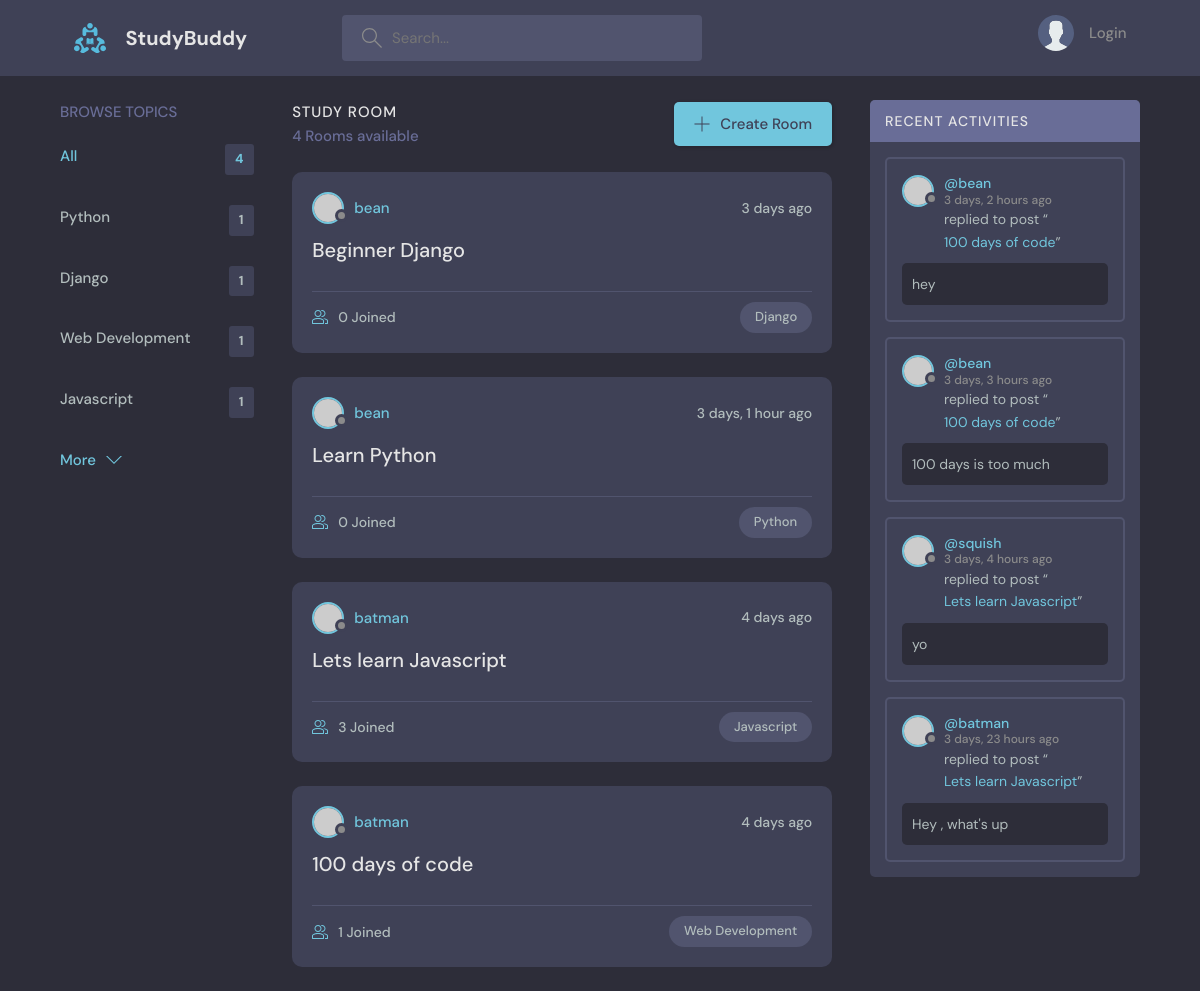
Before: / with the older database file.
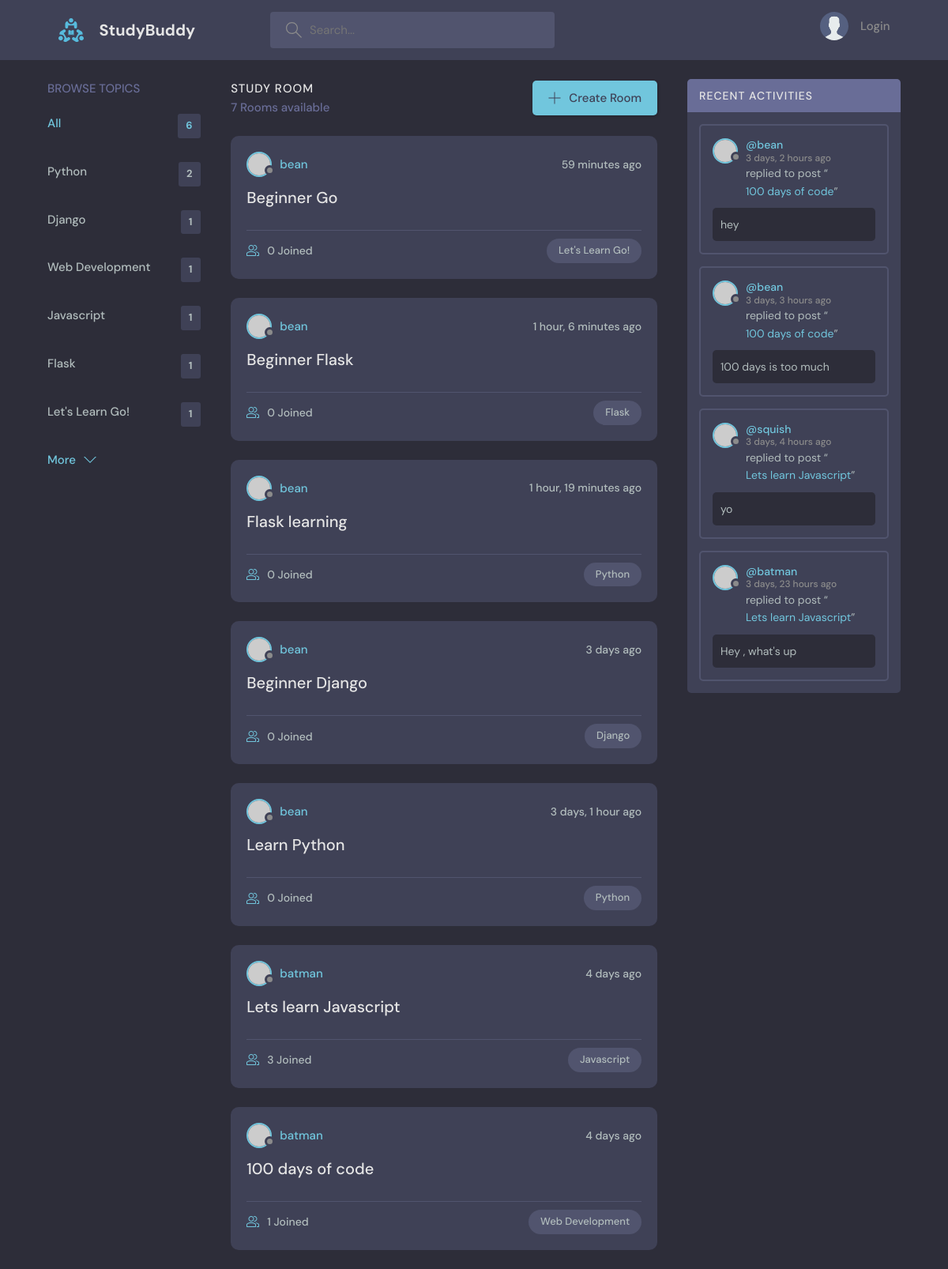
After: the same page with the newer database file.
### base/models.py (models this page shows, shortened)
class Topic(models.Model):
    name = models.CharField(max_length=200)

class Room(models.Model):
    host = models.ForeignKey(User, on_delete=models.SET_NULL, null=True)
    topic = models.ForeignKey(Topic, on_delete=models.SET_NULL, null=True)
    name = models.CharField(max_length=200)
    description = models.TextField(null=True, blank=True)
    participants = models.ManyToManyField(User, related_name='participants', blank=True)
    updated = models.DateTimeField(auto_now=True)
    created = models.DateTimeField(auto_now_add=True)
    class Meta:
        ordering= ['-updated', '-created']
    def __str__(self):
        return self.name

class Message(models.Model):
    user = models.ForeignKey(User, on_delete=models.CASCADE)
    room =  models.ForeignKey(Room, on_delete=models.CASCADE)
    body = models.TextField()
    updated = models.DateTimeField(auto_now=True)
    created = models.DateTimeField(auto_now_add=True)
    class Meta:
        ordering= ['-updated', '-created']

### base/views.py (the view)
# urls.py: path('', views.home, name='home'),
def home(request):
    q = request.GET.get("q") if request.GET.get("q") != None else ""
    rooms = Room.objects.filter(
        Q(topic__name__icontains=q) | Q(name__icontains=q) | Q(description__icontains=q)
    )
    topics = Topic.objects.all()
    room_count = rooms.count()
    room_messages = Message.objects.filter(Q(room__topic__name__icontains=q))
    context = {
        "rooms": rooms,
        "topics": topics,
        "room_count": room_count,
        "room_messages": room_messages,
    }
    return render(request, "base/home.html", context)

### base/templates/base/home.html (shortened to what this page needs)
{% extends 'main.html' %}
{% block content %}
    <main class="layout layout--3">
      <div class="container">
        {% include 'base/topics_component.html' %}
        <div class="roomList">
          <div class="roomList__header">
            <div>
              <h2>Study Room</h2>
              <p>{{room_count}} Rooms available</p>
            </div>
            <a class="btn btn--main" href="{% url 'create-room' %}">
              <svg version="1.1" xmlns="http://www.w3.org/2000/svg" width="32" height="32" viewBox="0 0 32 32">
                <title>add</title>
                <path
                  d="M16.943 0.943h-1.885v14.115h-14.115v1.885h14.115v14.115h1.885v-14.115h14.115v-1.885h-14.115v-14.115z"
                ></path>
              </svg>
              Create Room
            </a>
          </div>
       {% include 'base/feed_component.html' %}
        </div>
        {% include 'base/activity_component.html' %}
      </div>
    </main>
{% endblock content %}

### base/templates/base/topics_component.html
<div class="topics">
  <div class="topics__header">
    <h2>Browse Topics</h2>
  </div>
  <ul class="topics__list">
    <li>
      <a href="{% url 'home' %}" class="active">All <span>{{topics.count}}</span></a>
    </li>
    {% for topic in topics %}
    <li>
      <a href="{% url 'home' %}?q={{topic.name}}">{{topic.name}}<span>{{topic.room_set.all.count}}</span></a>
    </li>
   {% endfor %}
  </ul>
  <a class="btn btn--link" href="topics.html">
    More
    <svg version="1.1" xmlns="http://www.w3.org/2000/svg" width="32" height="32" viewBox="0 0 32 32">
      <title>chevron-down</title>
      <path d="M16 21l-13-13h-3l16 16 16-16h-3l-13 13z"></path>
    </svg>
  </a>
</div>

### base/templates/base/feed_component.html (shortened to what this page needs)
{% for room in rooms %}
<div class="roomListRoom">
  <div class="roomListRoom__header">
    <a href="{% url 'user-profile' room.host.id %}" class="roomListRoom__author">
      <div class="avatar avatar--small">
        <img src="https://randomuser.me/api/portraits/women/11.jpg" />
      </div>
      <span>{{room.host.username}}</span>
    </a>
    <div class="roomListRoom__actions">
      <span>{{room.created|timesince}} ago</span>
    </div>
  </div>
  <div class="roomListRoom__content">
    <a href="{% url 'room' room.id %}">{{room.name}}</a>
  </div>
  <div class="roomListRoom__meta">
    <a href="{% url 'room' room.id %}" class="roomListRoom__joined">
      {{room.participants.all.count}} Joined
    </a>
    <p class="roomListRoom__topic">{{room.topic.name}}</p>
  </div>
</div>
{% endfor %}

### base/templates/base/activity_component.html (shortened to what this page needs)
<div class="activities">
  <div class="activities__header">
    <h2>Recent Activities</h2>
  </div>
  {% for message in room_messages %}
  <div class="activities__box">
    <div class="activities__boxHeader roomListRoom__header">
      <a href="{% url 'user-profile' message.user.id %}" class="roomListRoom__author">
        <div class="avatar avatar--small">
          <img src="https://randomuser.me/api/portraits/women/11.jpg" />
        </div>
        <p>
          @{{message.user}}
          <span>{{message.created|timesince}} ago</span>
        </p>
      </a>
    </div>
    <div class="activities__boxContent">
      <p>replied to post “<a href="{% url 'room' message.room.id %}">{{message.room}}</a>”</p>
      <div class="activities__boxRoomContent">
        {{message.body}}
      </div>
    </div>
  </div>
  {% endfor %}
</div>

Changed rows visible on the page:
computed for Topic "Python": room_set.all.count "1" → "2"
added Topic: name "Flask", room_set.all.count "1"
added Topic: name "Let's Learn Go!", room_set.all.count "1"
added Room: host.username "bean", created "59 minutes", name "Beginner Go", participants.all.count "0", topic.name "Let's Learn Go!"
added Room: host.username "bean", created "1 hour, 6 minutes", name "Beginner Flask", participants.all.count "0", topic.name "Flask"
added Room: host.username "bean", created "1 hour, 19 minutes", name "Flask learning", participants.all.count "0", topic.name "Python"
Other visible differences:
{{ topics.count }}: "4" → "6"
{{ room_count }}: "4" → "7"
